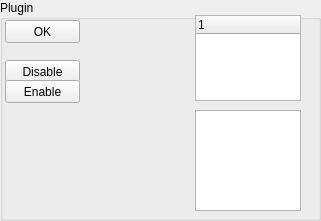
     <widget class="QGroupBox" name="plugins">
      <property name="geometry">
       <rect>
        <x>100</x>
        <y>570</y>
        <width>321</width>
        <height>221</height>
       </rect>
      </property>
      <property name="title">
       <string>Plugin</string>
      </property>
      <widget class="QTreeWidget" name="enabled_plugs">
       <property name="geometry">
        <rect>
         <x>195</x>
         <y>15</y>
         <width>106</width>
         <height>86</height>
        </rect>
       </property>
       <column>
        <property name="text">
         <string notr="true">1</string>
        </property>
       </column>
      </widget>
      <widget class="QListWidget" name="disabled_plugs">
       <property name="geometry">
        <rect>
         <x>195</x>
         <y>110</y>
         <width>106</width>
         <height>101</height>
        </rect>
       </property>
      </widget>
      <widget class="QPushButton" name="plugin_ok">
       <property name="geometry">
        <rect>
         <x>5</x>
         <y>20</y>
         <width>75</width>
         <height>23</height>
        </rect>
       </property>
       <property name="text">
        <string>OK</string>
       </property>
      </widget>
      <widget class="QPushButton" name="pluginDisable">
       <property name="geometry">
        <rect>
         <x>5</x>
         <y>60</y>
         <width>75</width>
         <height>23</height>
        </rect>
       </property>
       <property name="text">
        <string>Disable</string>
       </property>
      </widget>
      <widget class="QPushButton" name="pluginEnable">
       <property name="geometry">
        <rect>
         <x>5</x>
         <y>80</y>
         <width>75</width>
         <height>23</height>
        </rect>
       </property>
       <property name="text">
        <string>Enable</string>
       </property>
      </widget>
     </widget>
